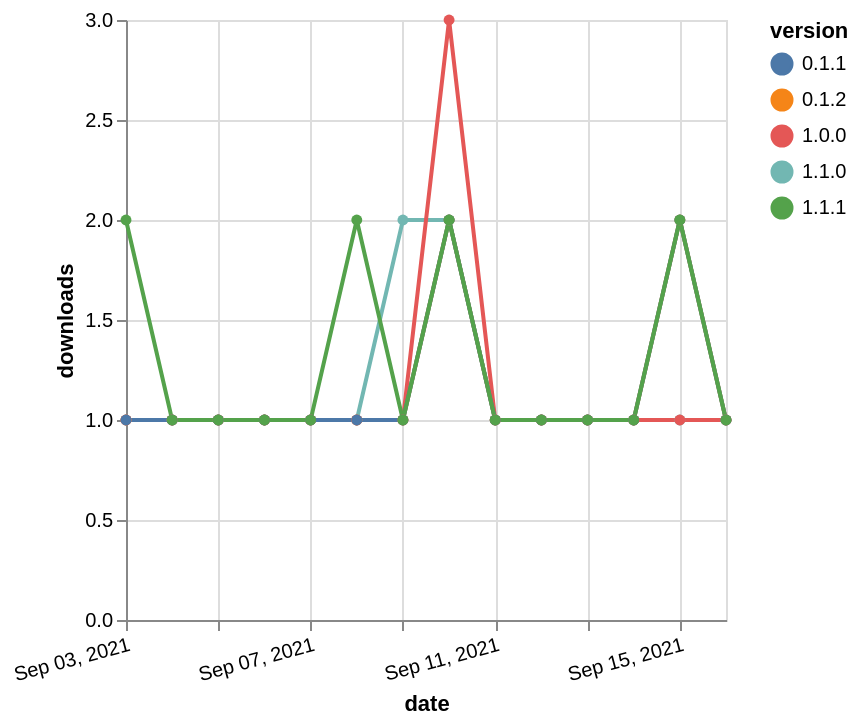

Describe this chart as a Vega-Lite specification.
### Vega-Lite specification from a JSON file in a GitHub repository (floating-point values rounded to 4 significant figures)
{"$schema": "https://vega.github.io/schema/vega-lite/v5.json", "description": "A simple bar chart with embedded data.", "data": {"values": [{"date": "2021-09-03", "total": 127, "delta": 1, "version": "1.1.0"}, {"date": "2021-09-04", "total": 128, "delta": 1, "version": "1.1.0"}, {"date": "2021-09-05", "total": 129, "delta": 1, "version": "1.1.0"}, {"date": "2021-09-06", "total": 130, "delta": 1, "version": "1.1.0"}, {"date": "2021-09-07", "total": 131, "delta": 1, "version": "1.1.0"}, {"date": "2021-09-08", "total": 132, "delta": 1, "version": "1.1.0"}, {"date": "2021-09-09", "total": 134, "delta": 2, "version": "1.1.0"}, {"date": "2021-09-10", "total": 136, "delta": 2, "version": "1.1.0"}, {"date": "2021-09-11", "total": 137, "delta": 1, "version": "1.1.0"}, {"date": "2021-09-12", "total": 138, "delta": 1, "version": "1.1.0"}, {"date": "2021-09-13", "total": 139, "delta": 1, "version": "1.1.0"}, {"date": "2021-09-14", "total": 140, "delta": 1, "version": "1.1.0"}, {"date": "2021-09-15", "total": 141, "delta": 1, "version": "1.1.0"}, {"date": "2021-09-16", "total": 142, "delta": 1, "version": "1.1.0"}, {"date": "2021-09-03", "total": 280, "delta": 1, "version": "0.1.2"}, {"date": "2021-09-04", "total": 281, "delta": 1, "version": "0.1.2"}, {"date": "2021-09-05", "total": 282, "delta": 1, "version": "0.1.2"}, {"date": "2021-09-06", "total": 283, "delta": 1, "version": "0.1.2"}, {"date": "2021-09-07", "total": 284, "delta": 1, "version": "0.1.2"}, {"date": "2021-09-08", "total": 285, "delta": 1, "version": "0.1.2"}, {"date": "2021-09-09", "total": 286, "delta": 1, "version": "0.1.2"}, {"date": "2021-09-10", "total": 288, "delta": 2, "version": "0.1.2"}, {"date": "2021-09-11", "total": 289, "delta": 1, "version": "0.1.2"}, {"date": "2021-09-12", "total": 290, "delta": 1, "version": "0.1.2"}, {"date": "2021-09-13", "total": 291, "delta": 1, "version": "0.1.2"}, {"date": "2021-09-14", "total": 292, "delta": 1, "version": "0.1.2"}, {"date": "2021-09-15", "total": 294, "delta": 2, "version": "0.1.2"}, {"date": "2021-09-16", "total": 295, "delta": 1, "version": "0.1.2"}, {"date": "2021-09-03", "total": 173, "delta": 1, "version": "1.0.0"}, {"date": "2021-09-04", "total": 174, "delta": 1, "version": "1.0.0"}, {"date": "2021-09-05", "total": 175, "delta": 1, "version": "1.0.0"}, {"date": "2021-09-06", "total": 176, "delta": 1, "version": "1.0.0"}, {"date": "2021-09-07", "total": 177, "delta": 1, "version": "1.0.0"}, {"date": "2021-09-08", "total": 178, "delta": 1, "version": "1.0.0"}, {"date": "2021-09-09", "total": 179, "delta": 1, "version": "1.0.0"}, {"date": "2021-09-10", "total": 182, "delta": 3, "version": "1.0.0"}, {"date": "2021-09-11", "total": 183, "delta": 1, "version": "1.0.0"}, {"date": "2021-09-12", "total": 184, "delta": 1, "version": "1.0.0"}, {"date": "2021-09-13", "total": 185, "delta": 1, "version": "1.0.0"}, {"date": "2021-09-14", "total": 186, "delta": 1, "version": "1.0.0"}, {"date": "2021-09-15", "total": 187, "delta": 1, "version": "1.0.0"}, {"date": "2021-09-16", "total": 188, "delta": 1, "version": "1.0.0"}, {"date": "2021-09-03", "total": 260, "delta": 1, "version": "0.1.1"}, {"date": "2021-09-04", "total": 261, "delta": 1, "version": "0.1.1"}, {"date": "2021-09-05", "total": 262, "delta": 1, "version": "0.1.1"}, {"date": "2021-09-06", "total": 263, "delta": 1, "version": "0.1.1"}, {"date": "2021-09-07", "total": 264, "delta": 1, "version": "0.1.1"}, {"date": "2021-09-08", "total": 265, "delta": 1, "version": "0.1.1"}, {"date": "2021-09-09", "total": 266, "delta": 1, "version": "0.1.1"}, {"date": "2021-09-10", "total": 268, "delta": 2, "version": "0.1.1"}, {"date": "2021-09-11", "total": 269, "delta": 1, "version": "0.1.1"}, {"date": "2021-09-12", "total": 270, "delta": 1, "version": "0.1.1"}, {"date": "2021-09-13", "total": 271, "delta": 1, "version": "0.1.1"}, {"date": "2021-09-14", "total": 272, "delta": 1, "version": "0.1.1"}, {"date": "2021-09-15", "total": 274, "delta": 2, "version": "0.1.1"}, {"date": "2021-09-16", "total": 275, "delta": 1, "version": "0.1.1"}, {"date": "2021-09-03", "total": 172, "delta": 2, "version": "1.1.1"}, {"date": "2021-09-04", "total": 173, "delta": 1, "version": "1.1.1"}, {"date": "2021-09-05", "total": 174, "delta": 1, "version": "1.1.1"}, {"date": "2021-09-06", "total": 175, "delta": 1, "version": "1.1.1"}, {"date": "2021-09-07", "total": 176, "delta": 1, "version": "1.1.1"}, {"date": "2021-09-08", "total": 178, "delta": 2, "version": "1.1.1"}, {"date": "2021-09-09", "total": 179, "delta": 1, "version": "1.1.1"}, {"date": "2021-09-10", "total": 181, "delta": 2, "version": "1.1.1"}, {"date": "2021-09-11", "total": 182, "delta": 1, "version": "1.1.1"}, {"date": "2021-09-12", "total": 183, "delta": 1, "version": "1.1.1"}, {"date": "2021-09-13", "total": 184, "delta": 1, "version": "1.1.1"}, {"date": "2021-09-14", "total": 185, "delta": 1, "version": "1.1.1"}, {"date": "2021-09-15", "total": 187, "delta": 2, "version": "1.1.1"}, {"date": "2021-09-16", "total": 188, "delta": 1, "version": "1.1.1"}]}, "width": "container", "mark": {"type": "line", "point": {"filled": true}}, "encoding": {"x": {"field": "date", "type": "temporal", "timeUnit": "yearmonthdate", "title": "date", "axis": {"labelAngle": -15}}, "y": {"field": "delta", "type": "quantitative", "title": "downloads"}, "color": {"field": "version", "type": "nominal"}, "tooltip": {"field": "delta"}}}
